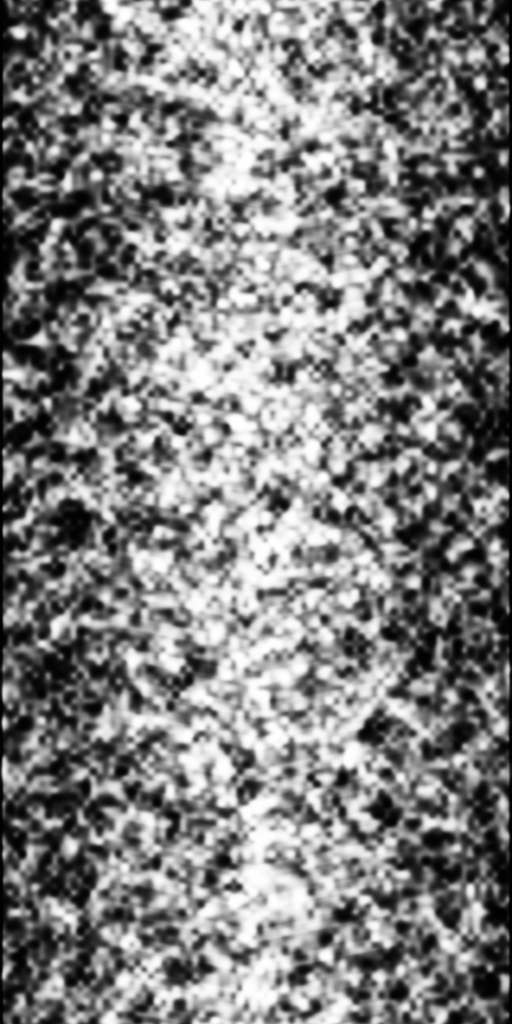
#> input picture art/deepmud/t_tyresand_o.data.png, 1024 x 2048 px (shown at 1/2 size)
$ python roadbake_compare.py ../../art/deepmud/t_tyresand_o.data.png ../../art/deepmud/t_tyresand_b.color.png
#> lines starting #> are read from the running program, lines starting #| are printed output that depends on the picture
"""Compare two screenshots inside a pixel box (baked-road calibration, tools/dev/roadbake_rig.lua).

usage: python -I roadbake_compare.py <reference.png> <test.png> [x0 y0 x1 y1]
Prints mean RGB and luminance std of both and the test/reference ratios.
"""
import sys
from PIL import Image, ImageStat


def stats(path, box):
#> called with path = '../../art/deepmud/t_tyresand_o.data.png', box = (710, 390, 1210, 690)
    im = Image.open(path).convert('RGB').crop(box)
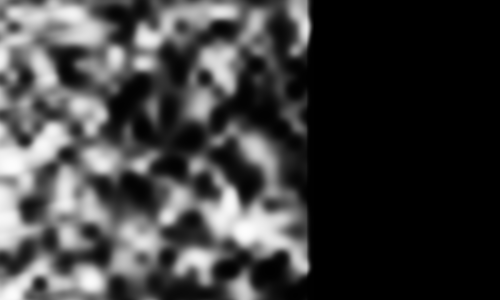
#> im: PIL image 500x300 RGB; min 0, max 253, mean 62.6
    mean = ImageStat.Stat(im).mean
#> mean = [62.62, 62.62, 62.62]
    std = ImageStat.Stat(im.convert('L')).stddev[0]
#> std = 73.21
    return mean, std


def main():
    ref, test = sys.argv[1], sys.argv[2]
    box = tuple(int(v) for v in sys.argv[3:7]) if len(sys.argv) >= 7 else (710, 390, 1210, 690)
    (mr, sr), (mt, st) = stats(ref, box), stats(test, box)
#> call 2 of stats, with path = '../../art/deepmud/t_tyresand_b.color.png', box = (710, 390, 1210, 690)
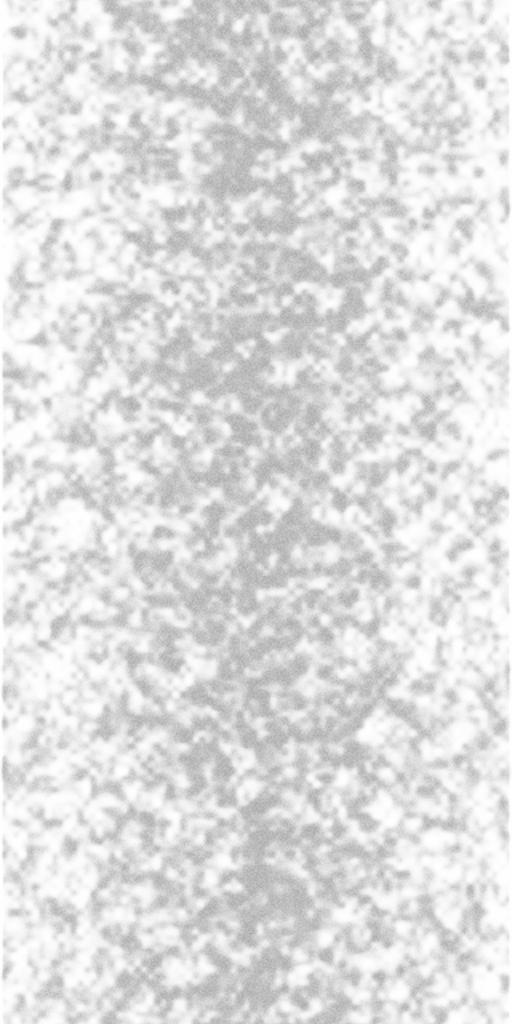
#> input picture art/deepmud/t_tyresand_b.color.png, 1024 x 2048 px (shown at 1/2 size)
#> in stats (call 2), `im = Image.open(path).convert('RGB').crop(box)`:
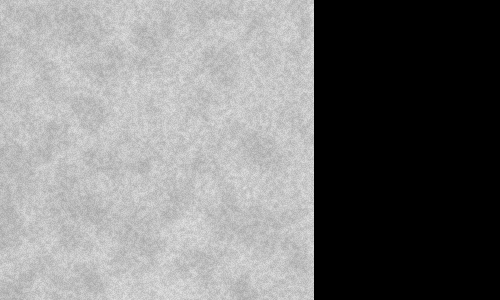
#> im: PIL image 500x300 RGB; min 0, max 226, mean 122.4
#> in stats (call 2), `mean = ImageStat.Stat(im).mean`: mean = [122.4, 122.4, 122.4]
#> in stats (call 2), `std = ImageStat.Stat(im.convert('L')).stddev[0]`: std = 94.55
#> mr = [62.62, 62.62, 62.62]; sr = 73.21; mt = [122.4, 122.4, 122.4]; st = 94.55
    print('ref  mean %s std %.1f' % ([round(v, 1) for v in mr], sr))
#| ref  mean [62.6, 62.6, 62.6] std 73.2
    print('test mean %s std %.1f' % ([round(v, 1) for v in mt], st))
#| test mean [122.4, 122.4, 122.4] std 94.5
    print('ratio mean %s std %.3f' % ([round(t / max(r, 1e-6), 3) for t, r in zip(mt, mr)], st / max(sr, 1e-6)))
#| ratio mean [1.955, 1.955, 1.955] std 1.291


if __name__ == '__main__':
    main()
